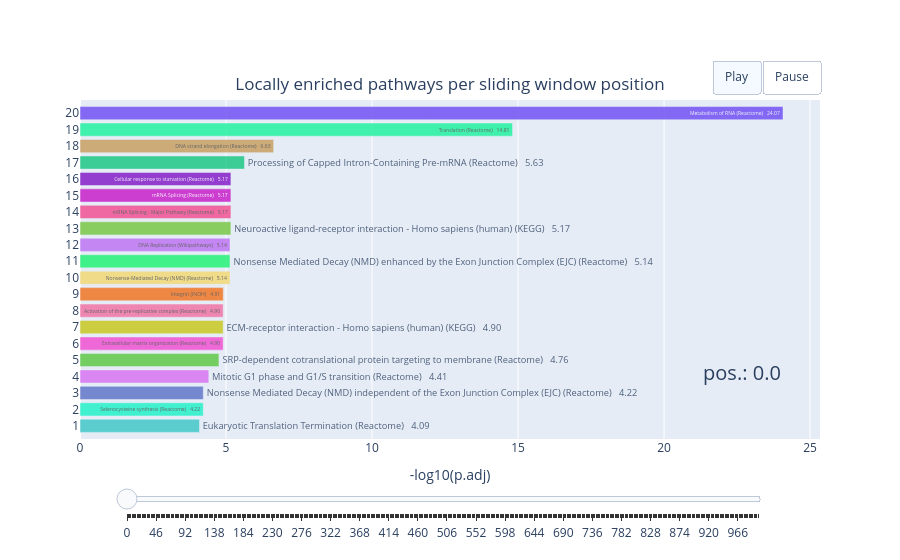

Here is the notebook cell this chart was saved with:
### Code cell
import bar_chart_race_ as bcr
import pandas as pd
bcr = bcr.bar_chart_race_plotly(orientation='h', period_length=1000, 
                                interpolate_period=True, 
                                steps_per_period=2, n_bars=20, 
                                autorange_vals = True,
                                val_ax_label = '-log10(p.adj)',
                                title='Locally enriched pathways per sliding window position')
bcr.make_animation()
